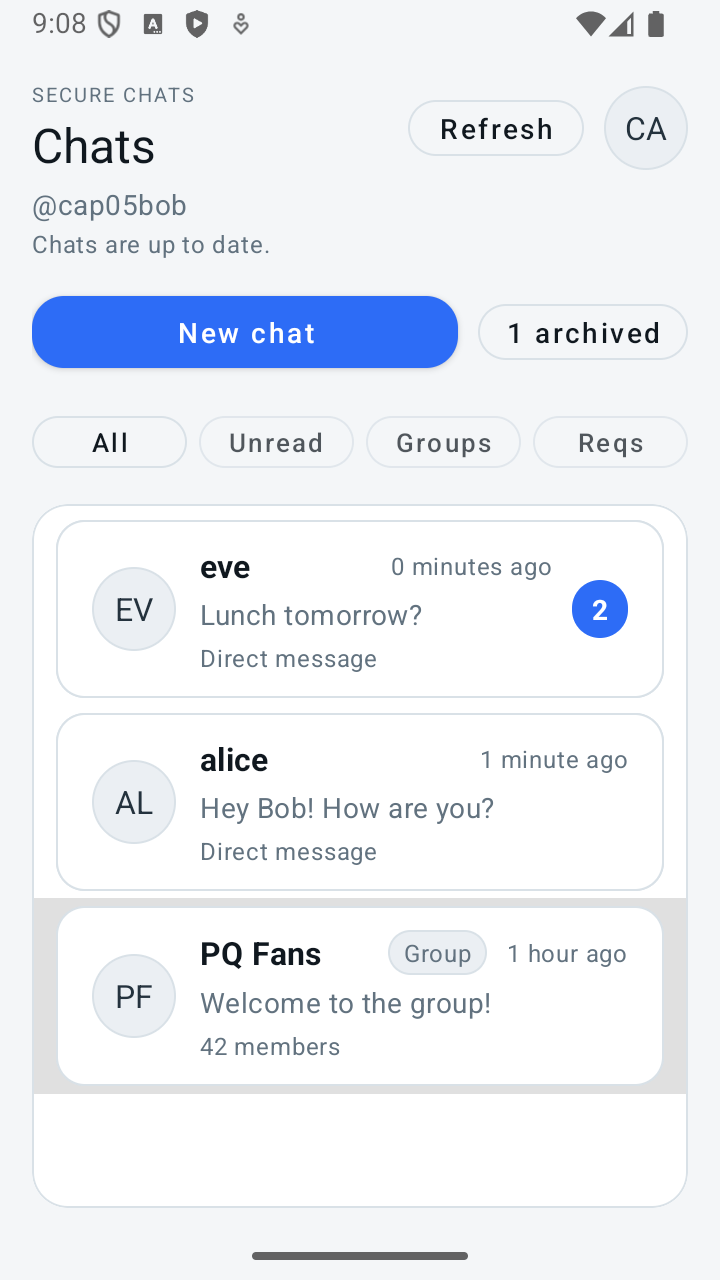
#> input picture Screenshots/android-03-inbox.png, 720 x 1280 px
$ python generate_play_store_tablet_screenshots.py
#> lines starting #> are read from the running program, lines starting #| are printed output that depends on the picture
#> in main, img is the input picture: PIL image 720x1280 RGBA; mean R, G, B, A 236.3, 239.9, 245.9, 255
from __future__ import annotations

from pathlib import Path

from PIL import Image, ImageDraw, ImageFilter, ImageOps


ROOT = Path(__file__).resolve().parents[2]
SRC_DIR = ROOT / "Screenshots"
OUT_DIR = ROOT / "play-store-assets" / "tablet-screenshots"

BG = "#F4F6F8"
SURFACE = "#FFFFFF"
LINE = "#D9E1E7"
HERO = "#2D6CF6"
HERO_ACCENT = "#DCE7FF"
INK_MUTED = "#62727F"

PHONE_SCREENS = [
    "android-03-inbox.png",
    "android-04-direct-chat.png",
    "android-06-people.png",
    "android-07-privacy-account.png",
]


def round_rect(
    draw: ImageDraw.ImageDraw,
    box: tuple[int, int, int, int],
    radius: int,
    fill: str,
    outline: str | None = None,
    width: int = 1,
) -> None:
    draw.rounded_rectangle(box, radius=radius, fill=fill, outline=outline, width=width)


def make_tablet_frame(size: tuple[int, int], image: Image.Image) -> Image.Image:
#> called with size = (1600, 2560)
    canvas = Image.new("RGBA", size, BG)
    draw = ImageDraw.Draw(canvas)
    w, h = size

    draw.ellipse((-120, -80, 420, 320), fill=HERO_ACCENT)
    draw.ellipse((w - 300, h - 240, w + 120, h + 120), fill="#EEF3F7")

    shadow = Image.new("RGBA", size, (0, 0, 0, 0))
#> shadow: PIL image 1600x2560 RGBA; every value is 0
    sd = ImageDraw.Draw(shadow)
    round_rect(sd, (80, 44, w - 80, h - 44), 40, (16, 24, 31, 34))
    shadow = shadow.filter(ImageFilter.GaussianBlur(22))
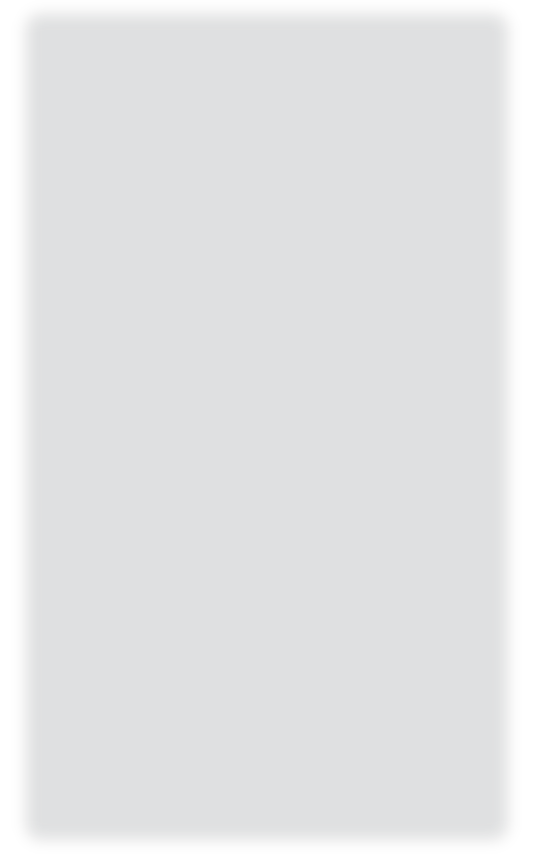
#> shadow: PIL image 1600x2560 RGBA (shown at 1/3 size); mean R, G, B, A 13.9, 20.9, 27, 29.6; transparent parts drawn white
    canvas.alpha_composite(shadow)
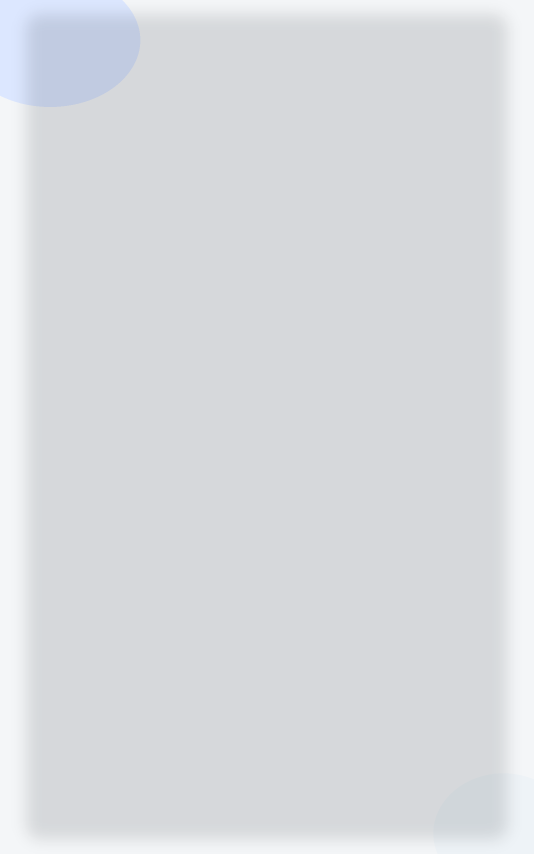
#> canvas: PIL image 1600x2560 RGBA (shown at 1/3 size); mean R, G, B, A 217.1, 219.4, 222.9, 255

    draw = ImageDraw.Draw(canvas)
    round_rect(draw, (72, 36, w - 72, h - 36), 40, SURFACE, outline=LINE, width=2)
    round_rect(draw, (104, 66, w - 104, 106), 20, HERO_ACCENT)
    draw.ellipse((w // 2 - 18, 78, w // 2 + 18, 114), fill=HERO)
    draw.ellipse((w // 2 - 6, 90, w // 2 + 6, 102), fill=SURFACE)

    inner_x1, inner_y1 = 132, 138
    inner_x2, inner_y2 = w - 132, h - 92
    inner_w = inner_x2 - inner_x1
    inner_h = inner_y2 - inner_y1

    framed = ImageOps.contain(image.convert("RGBA"), (inner_w, inner_h), Image.LANCZOS)
    offset_x = inner_x1 + (inner_w - framed.width) // 2
#> offset_x = 144
    offset_y = inner_y1 + (inner_h - framed.height) // 2
#> offset_y = 138
    canvas.alpha_composite(framed, (offset_x, offset_y))
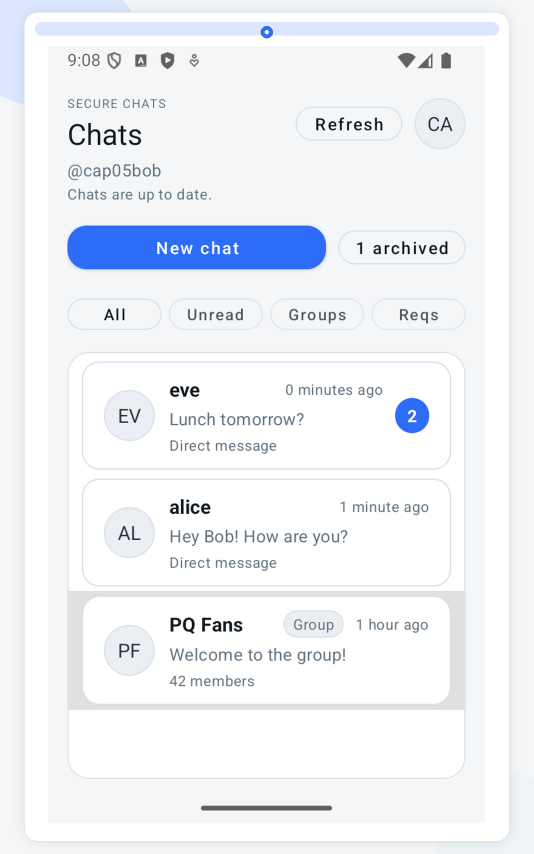
#> canvas: PIL image 1600x2560 RGBA (shown at 1/3 size); mean R, G, B, A 238.5, 241.7, 247, 255

    draw = ImageDraw.Draw(canvas)
    round_rect(draw, (w // 2 - 90, h - 70, w // 2 + 90, h - 52), 9, "#E9EEF4")
    return canvas


def main() -> None:
    OUT_DIR.mkdir(parents=True, exist_ok=True)
    for name in PHONE_SCREENS:
        src = SRC_DIR / name
        if not src.exists():
            continue
        img = Image.open(src)
        seven = make_tablet_frame((1600, 2560), img)
        ten = make_tablet_frame((1920, 2560), img)
#> call 2 of make_tablet_frame, with size = (1920, 2560)
#> in make_tablet_frame (call 2), `shadow = Image.new("RGBA", size, (0, 0, 0, 0))`: shadow: PIL image 1920x2560 RGBA; every value is 0
#> in make_tablet_frame (call 2), `shadow = shadow.filter(ImageFilter.GaussianBlur(22))`:
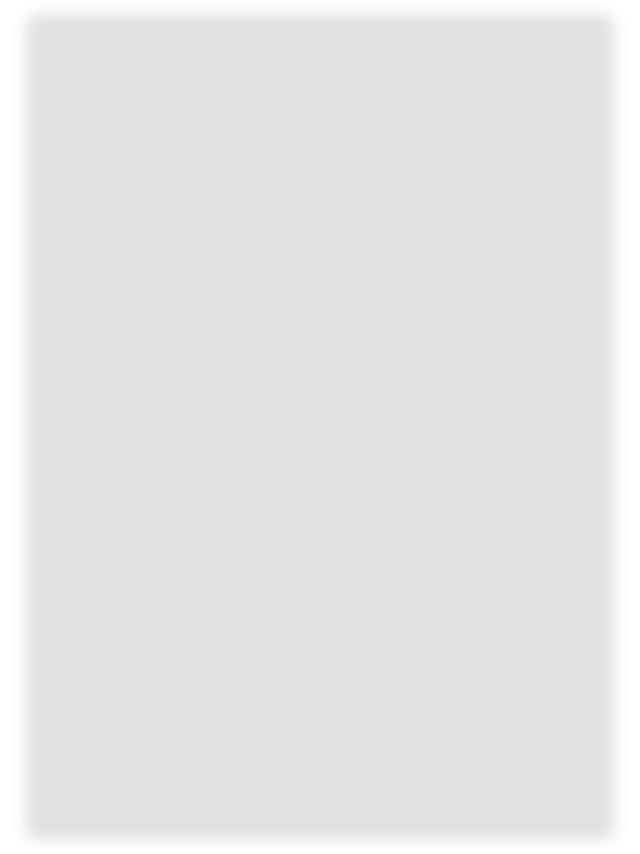
#> shadow: PIL image 1920x2560 RGBA (shown at 1/3 size); mean R, G, B, A 14.2, 21.3, 27.5, 30.1; transparent parts drawn white
#> in make_tablet_frame (call 2), `canvas.alpha_composite(shadow)`:
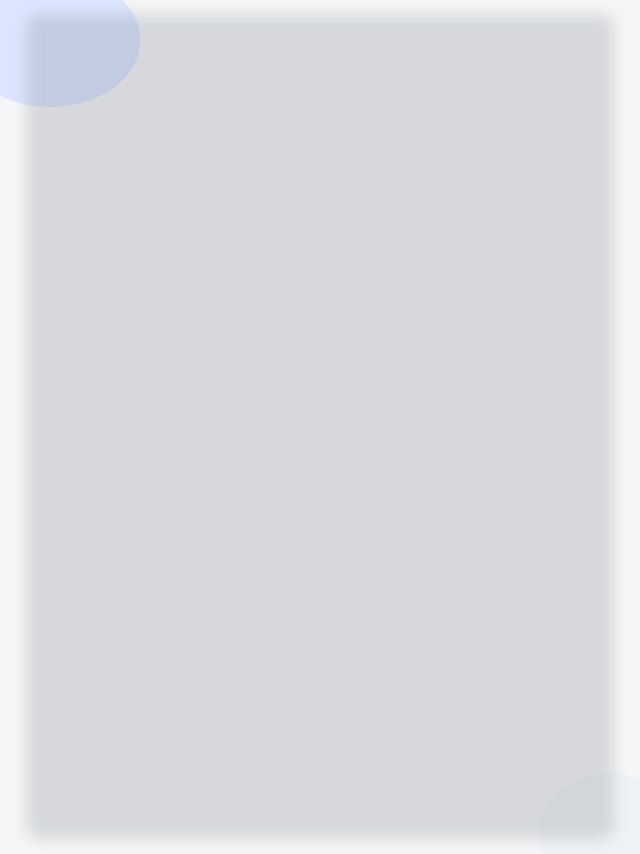
#> canvas: PIL image 1920x2560 RGBA (shown at 1/3 size); mean R, G, B, A 216.7, 219, 222.4, 255
#> in make_tablet_frame (call 2), `canvas.alpha_composite(framed, (offset_x, offset_y))`:
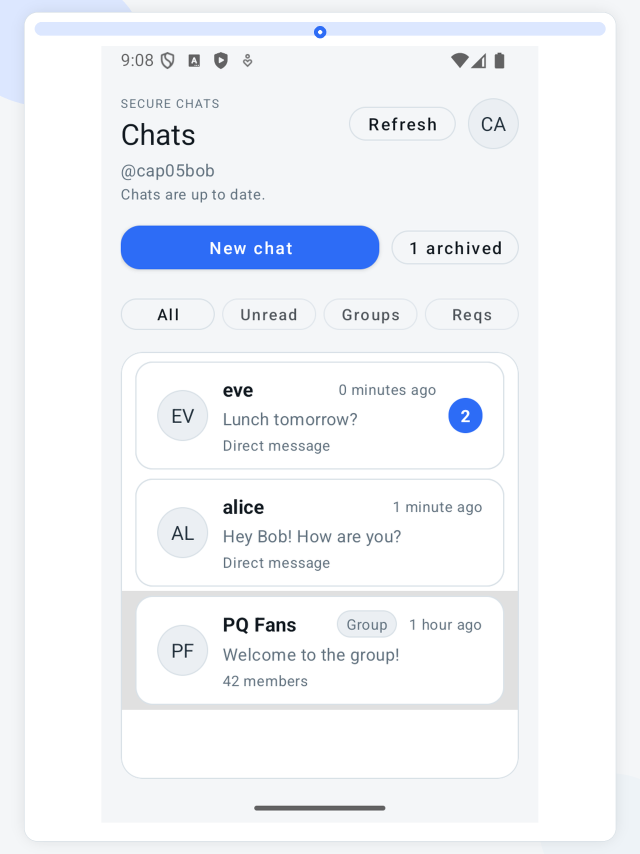
#> canvas: PIL image 1920x2560 RGBA (shown at 1/3 size); mean R, G, B, A 241.1, 243.8, 248.3, 255
        stem = Path(name).stem
        seven.save(OUT_DIR / f"{stem}-7in.png")
        ten.save(OUT_DIR / f"{stem}-10in.png")
        print(OUT_DIR / f"{stem}-7in.png")
        print(OUT_DIR / f"{stem}-10in.png")
#> pass 2 of the loop in main, `for name in PHONE_SCREENS:`:
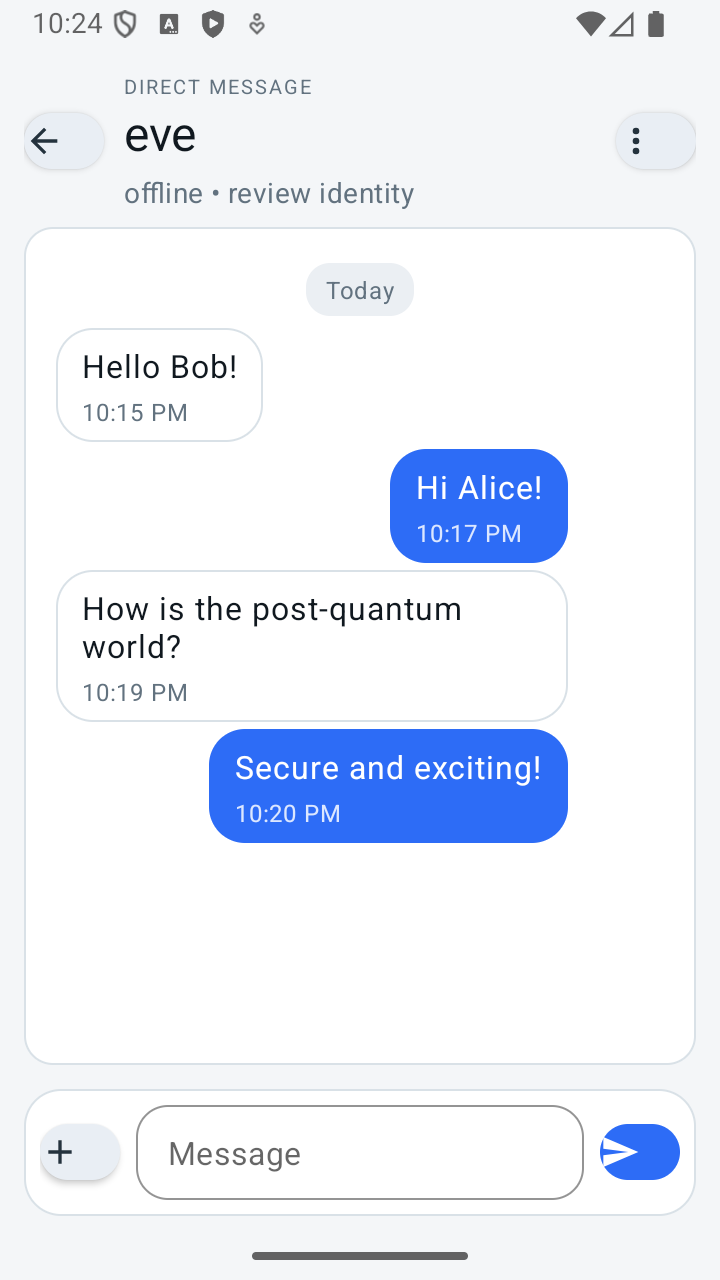
#> input picture Screenshots/android-04-direct-chat.png, 720 x 1280 px
#> in main, img is the input picture: PIL image 720x1280 RGBA; mean R, G, B, A 234.6, 239.5, 249.1, 255
#> in make_tablet_frame (call 3), `canvas.alpha_composite(framed, (offset_x, offset_y))`:
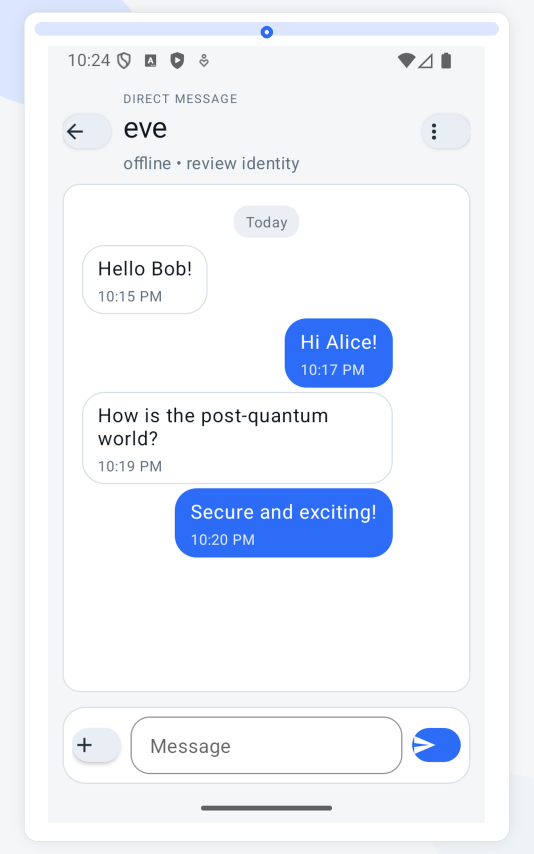
#> canvas: PIL image 1600x2560 RGBA (shown at 1/3 size); mean R, G, B, A 237.2, 241.4, 249.4, 255
#> in make_tablet_frame (call 4), `canvas.alpha_composite(framed, (offset_x, offset_y))`:
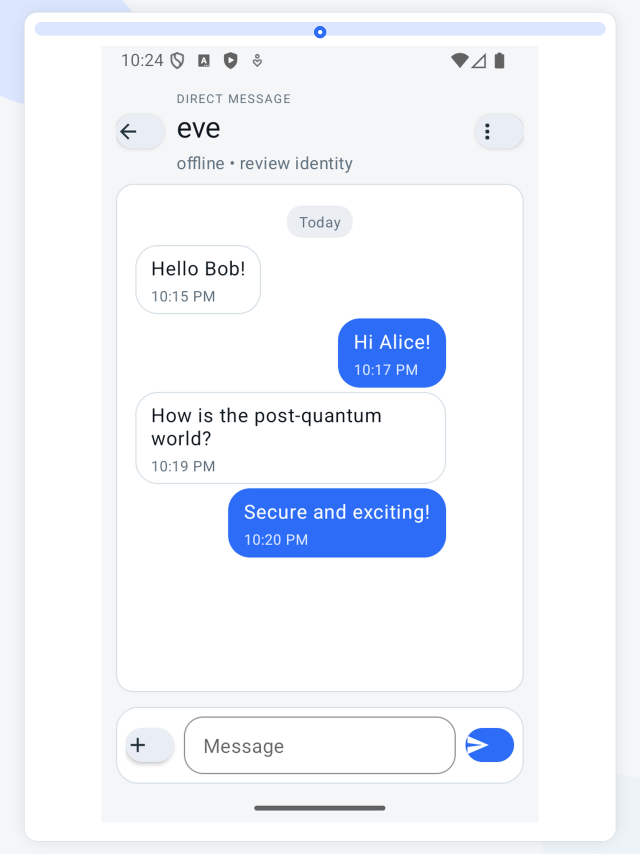
#> canvas: PIL image 1920x2560 RGBA (shown at 1/3 size); mean R, G, B, A 240, 243.5, 250.2, 255
#> pass 3 of the loop in main, `for name in PHONE_SCREENS:`:
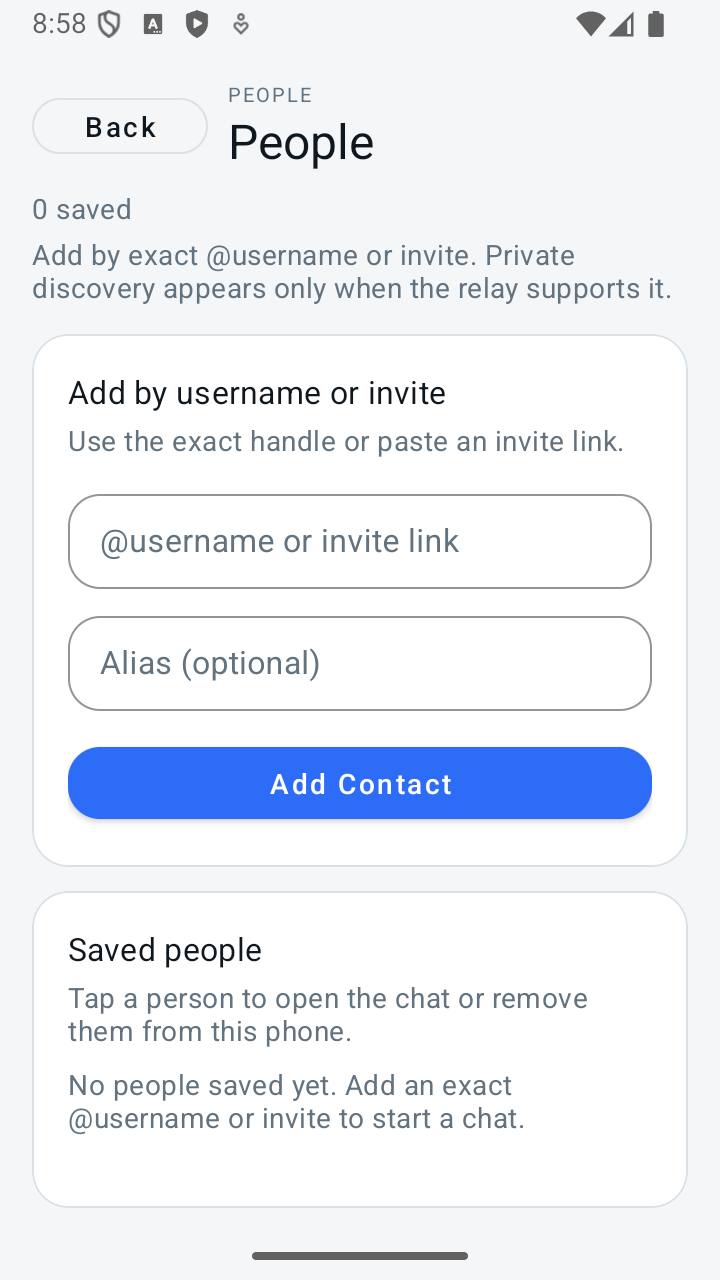
#> input picture Screenshots/android-06-people.png, 720 x 1280 px
#> in main, img is the input picture: PIL image 720x1280 RGBA; mean R, G, B, A 234.5, 238.5, 245.7, 255
#> in make_tablet_frame (call 5), `canvas.alpha_composite(framed, (offset_x, offset_y))`:
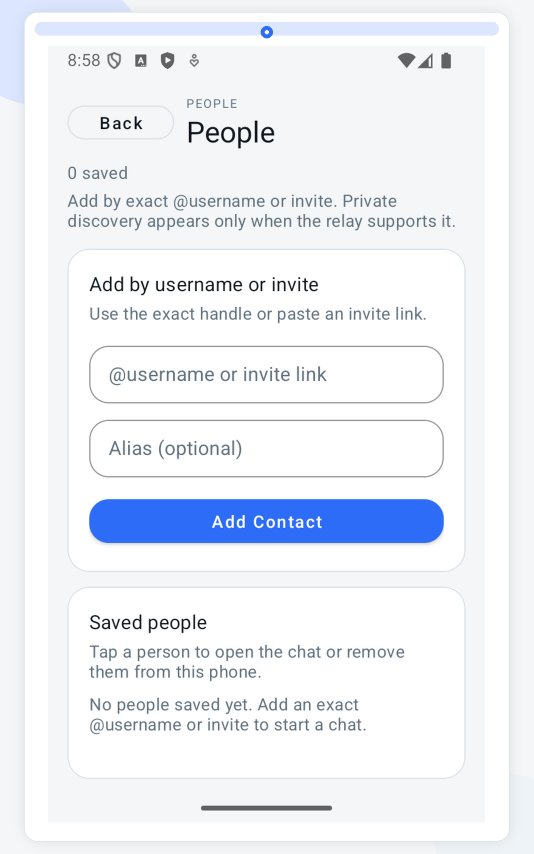
#> canvas: PIL image 1600x2560 RGBA (shown at 1/3 size); mean R, G, B, A 237.1, 240.6, 246.8, 255
#> in make_tablet_frame (call 6), `canvas.alpha_composite(framed, (offset_x, offset_y))`:
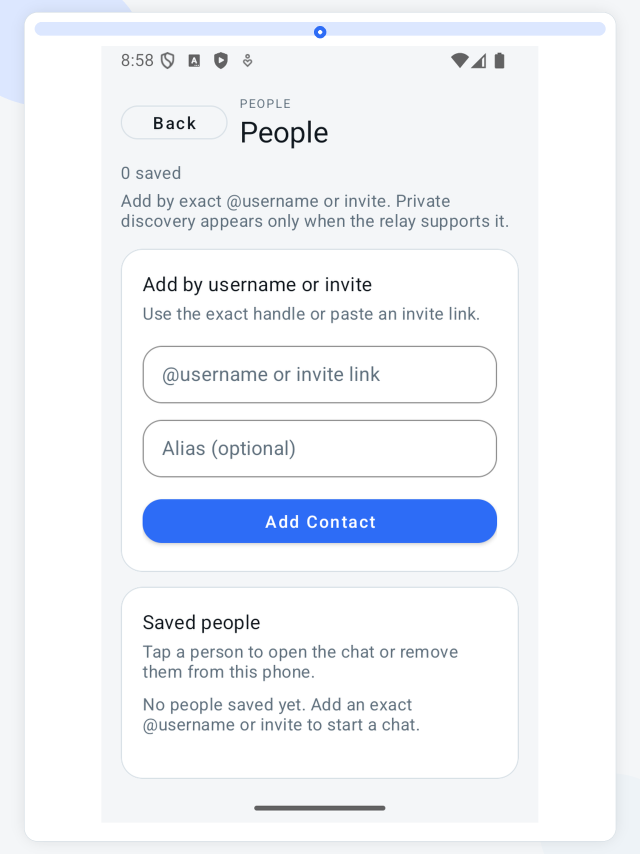
#> canvas: PIL image 1920x2560 RGBA (shown at 1/3 size); mean R, G, B, A 239.9, 242.9, 248.1, 255
#> the loop made 4 passes; the first 3 are shown


if __name__ == "__main__":
    main()
